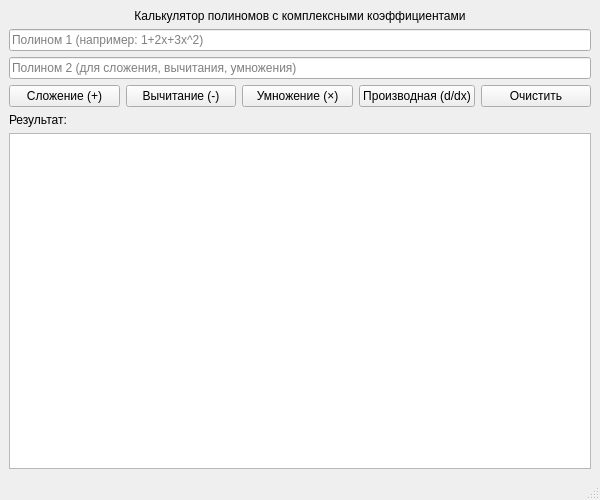
<?xml version="1.0" encoding="UTF-8"?>
<ui version="4.0">
 <class>MainWindow</class>
 <widget class="QMainWindow" name="MainWindow">
  <property name="geometry">
   <rect>
    <x>0</x>
    <y>0</y>
    <width>600</width>
    <height>500</height>
   </rect>
  </property>
  <property name="windowTitle">
   <string>Polynomial Calculator</string>
  </property>
  <widget class="QWidget" name="centralwidget">
   <layout class="QVBoxLayout" name="verticalLayout">
    <item>
     <widget class="QLabel" name="label">
      <property name="text">
       <string>Калькулятор полиномов с комплексными коэффициентами</string>
      </property>
      <property name="alignment">
       <set>Qt::AlignCenter</set>
      </property>
     </widget>
    </item>
    <item>
     <widget class="QLineEdit" name="polynom1Input">
      <property name="placeholderText">
       <string>Полином 1 (например: 1+2x+3x^2)</string>
      </property>
     </widget>
    </item>
    <item>
     <widget class="QLineEdit" name="polynom2Input">
      <property name="placeholderText">
       <string>Полином 2 (для сложения, вычитания, умножения)</string>
      </property>
     </widget>
    </item>
    <item>
     <layout class="QHBoxLayout" name="horizontalLayout">
      <item>
       <widget class="QPushButton" name="addButton">
        <property name="text">
         <string>Сложение (+)</string>
        </property>
       </widget>
      </item>
      <item>
       <widget class="QPushButton" name="subtractButton">
        <property name="text">
         <string>Вычитание (-)</string>
        </property>
       </widget>
      </item>
      <item>
       <widget class="QPushButton" name="multiplyButton">
        <property name="text">
         <string>Умножение (×)</string>
        </property>
       </widget>
      </item>
      <item>
       <widget class="QPushButton" name="derivativeButton">
        <property name="text">
         <string>Производная (d/dx)</string>
        </property>
       </widget>
      </item>
      <item>
       <widget class="QPushButton" name="clearButton">
        <property name="text">
         <string>Очистить</string>
        </property>
       </widget>
      </item>
     </layout>
    </item>
    <item>
     <widget class="QLabel" name="label_2">
      <property name="text">
       <string>Результат:</string>
      </property>
     </widget>
    </item>
    <item>
     <widget class="QTextEdit" name="resultDisplay">
      <property name="readOnly">
       <bool>true</bool>
      </property>
     </widget>
    </item>
   </layout>
  </widget>
  <widget class="QStatusBar" name="statusbar"/>
 </widget>
 <resources/>
 <connections/>
</ui>
